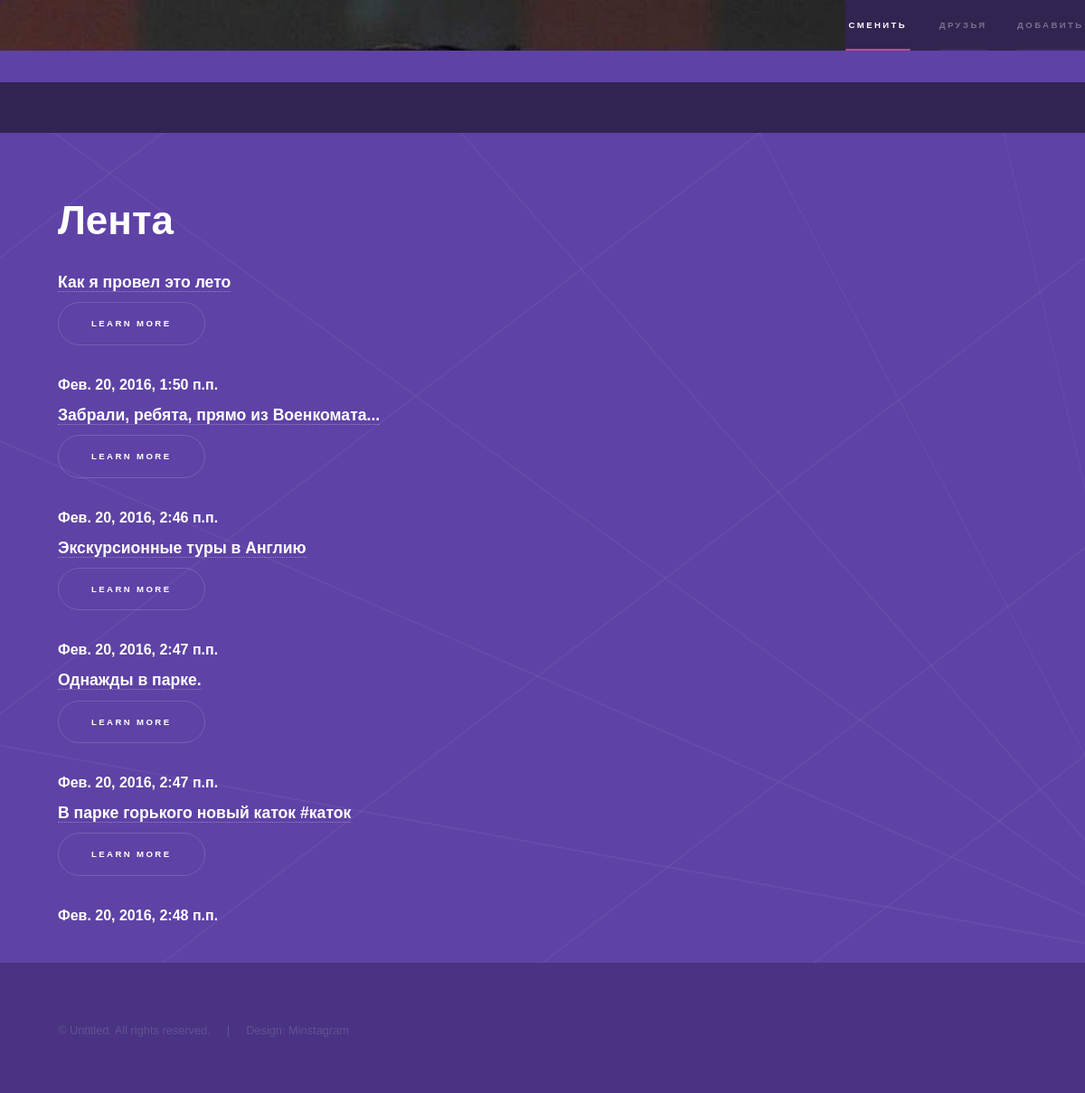
/home/, run on an earlier commit of the app's database.
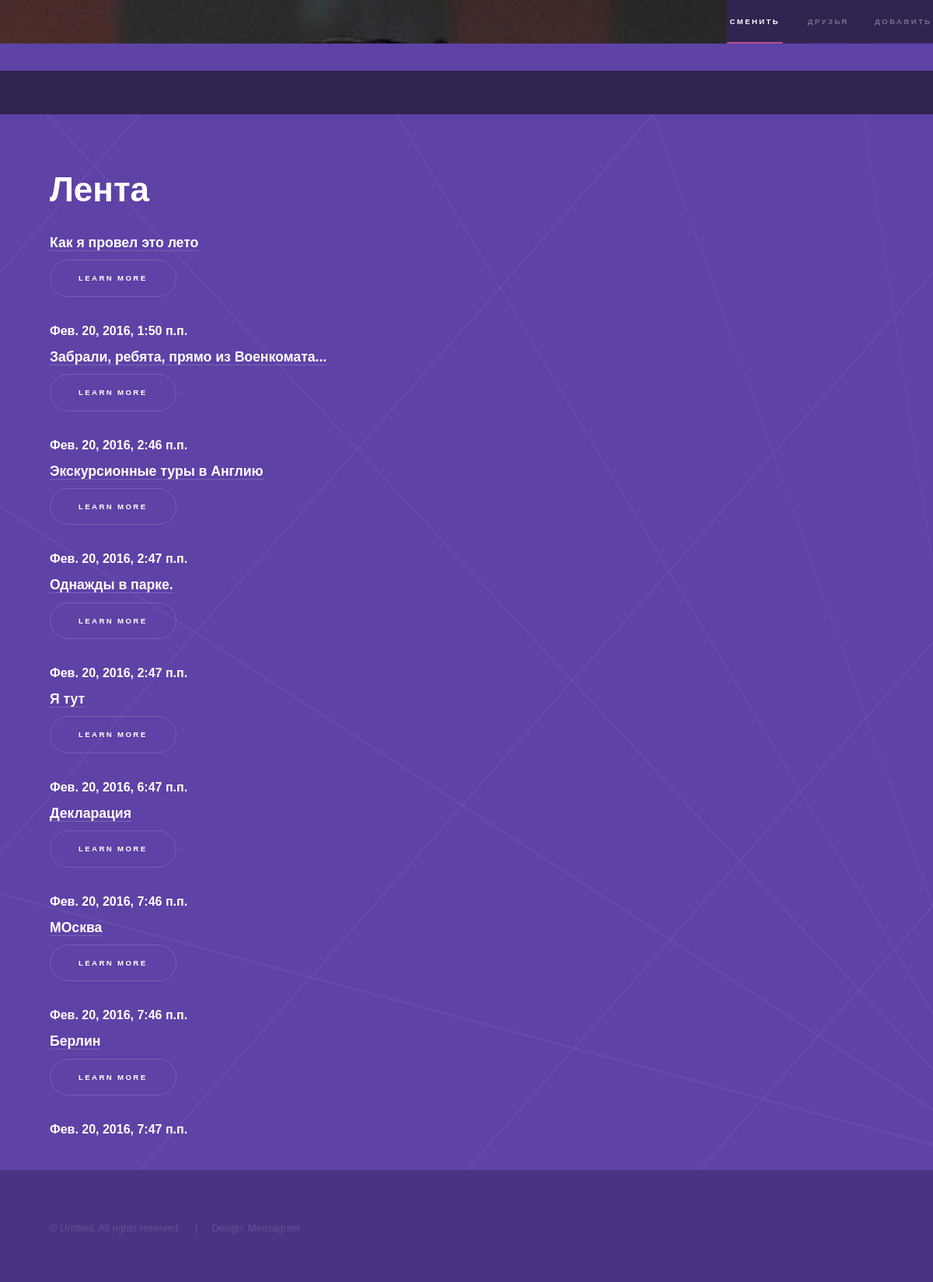
And on a later commit of the database.
### untitled/models.py (models this page shows, shortened)
class UserPage(models.Model):
    title = models.CharField(max_length=100)
    image = models.ImageField(null=True, blank=True)
    time_created = models.DateTimeField(auto_now=True, auto_now_add=False)
    time_updated = models.DateTimeField(auto_now=False, auto_now_add=True)

### untitled/views.py (the view)
# urls.py: url(r'home/$', views.go_home, name='go_home'),
def go_home(request):
    query = UserPage.objects.all()
    context_data = {
        "posts_list": query,
    }
    return render(request, "index.html", context_data)

### templates/index.html (shortened to what this page needs)
<!DOCTYPE HTML>
<html>
	<head>
		<link rel="stylesheet" href="../static/css/main.css" />
	</head>
	<body>
    		<header id="header">
				<a href="../home" class="title">Minstagram</a>
				<nav>
					<ul>
                        <li><a href="../home" class="active">Главная страница</a></li>
						<li><a href="../about">О нас</a></li>
						<li><a href="#">Выйти</a></li>
					</ul>
				</nav>
			</header>
			<section id="sidebar">
				<div class="inner">
                    <span class="image fit"><img src="../static/images/pic_profile.jpg" alt="" /></span>
					<nav>
						<ul>
							<li><a href="#intro">Сменить фото</a></li>
							<li><a href="#one">Друзья</a></li>
							<li><a href="../new">Добавить пост</a></li>
						</ul>
					</nav>
				</div>
			</section>
			<div id="wrapper">
                <section id="intro" class="wrapper style1 fullscreen fade-up">
                    <div class="inner">
                        <h1>Лента</h1>
                        {% for post in posts_list %}
                            <h3><a href="{% url "see_post" id=post.id   %}"> {{ post.title }} </a></h3>
                            <ul class="actions">
                                <li><a href="#one" class="button scrolly">Learn more</a></li>
                            </ul>
                            <h4>{{ post.time_created }}</h4>
                        {% endfor %}
                    </div>
                </section>
			</div>
			<footer id="footer" class="wrapper style1-alt">
				<div class="inner">
					<ul class="menu">
						<li>&copy; Untitled. All rights reserved.</li><li>Design: Minstagram</li>
					</ul>
				</div>
			</footer>
	</body>
</html>

What changed in the data, as far as the page shows it:
removed UserPage: title "В парке горького новый каток #каток", time_created "Фев. 20, 2016, 2:48 п.п."
added UserPage: title "Я тут", time_created "Фев. 20, 2016, 6:47 п.п."
added UserPage: title "Декларация", time_created "Фев. 20, 2016, 7:46 п.п."
added UserPage: title "МОсква", time_created "Фев. 20, 2016, 7:46 п.п."
added UserPage: title "Берлин", time_created "Фев. 20, 2016, 7:47 п.п."
